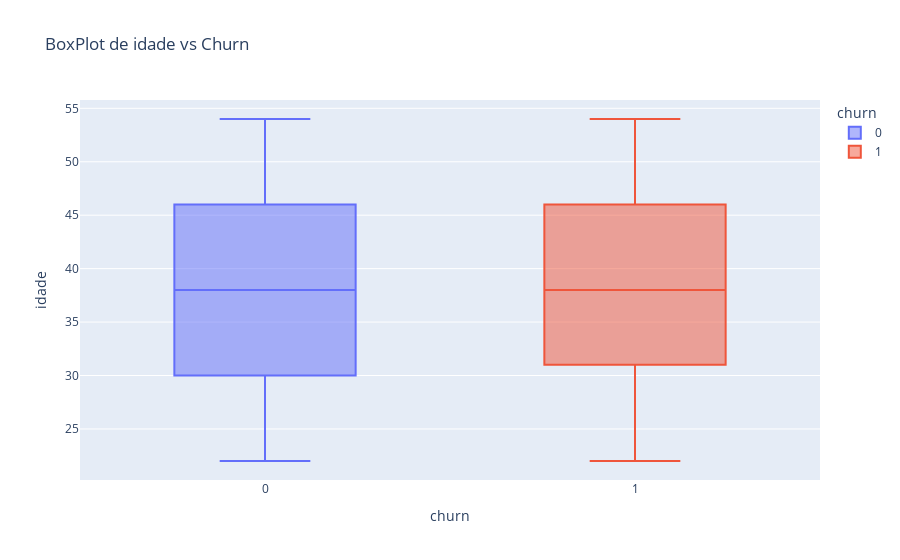
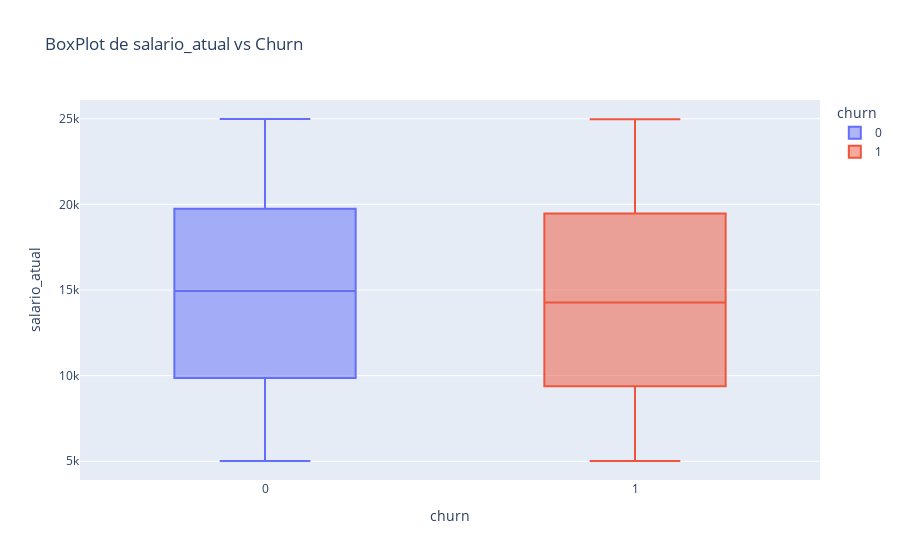
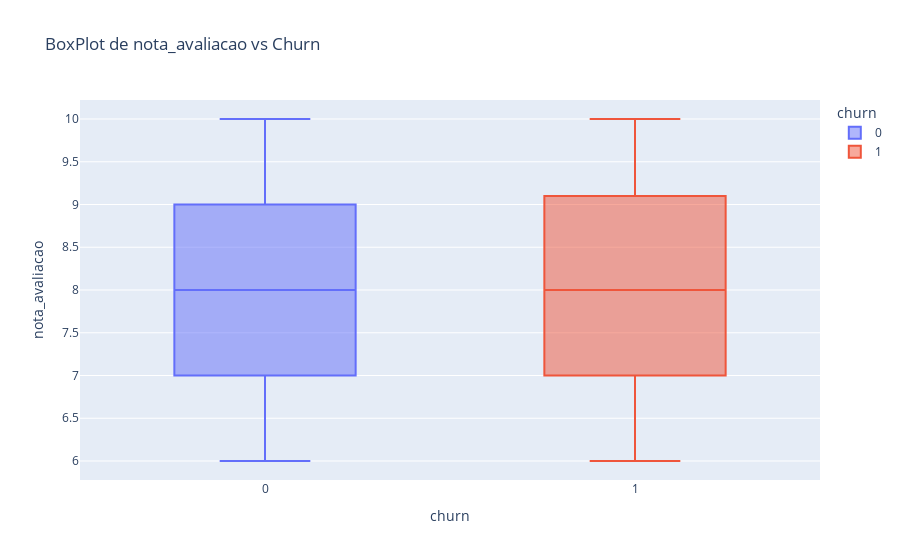
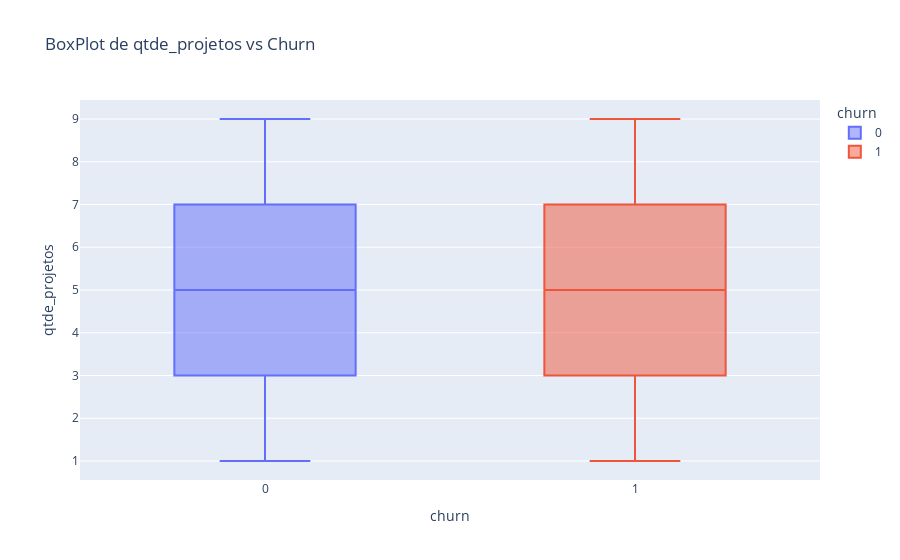

Here is the notebook cell these charts were saved with, in order:
### Code cell
# BoxPlots paraa variáveis numéricas com Churn
for col in df_employees.select_dtypes(include=['int64', 'float64']).columns:
    if col != 'churn':
        fig = px.box(df_employees, x='churn', y=col, title=f'BoxPlot de {col} vs Churn', color='churn')
        fig.show()

### Figure 1 — Plotly figure (JSON) as saved in the notebook; plotly's stock layout.template omitted (floating-point values rounded to 4 significant figures; data arrays with more than 128 entries replaced by an {"elided": "..."} marker saying what was removed)
{"data": [{"alignmentgroup": "True", "hovertemplate": "churn=%{x}<br>idade=%{y}<extra></extra>", "legendgroup": "0", "marker": {"color": "#636efa"}, "name": "0", "notched": false, "offsetgroup": "0", "orientation": "v", "showlegend": true, "type": "box", "x": {"elided": "1714 int values"}, "x0": " ", "xaxis": "x", "y": {"elided": "1714 int values"}, "y0": " ", "yaxis": "y"}, {"alignmentgroup": "True", "hovertemplate": "churn=%{x}<br>idade=%{y}<extra></extra>", "legendgroup": "1", "marker": {"color": "#EF553B"}, "name": "1", "notched": false, "offsetgroup": "1", "orientation": "v", "showlegend": true, "type": "box", "x": {"elided": "286 int values"}, "x0": " ", "xaxis": "x", "y": {"elided": "286 int values"}, "y0": " ", "yaxis": "y"}], "layout": {"boxmode": "overlay", "legend": {"title": {"text": "churn"}, "tracegroupgap": 0}, "title": {"text": "BoxPlot de idade vs Churn"}, "xaxis": {"anchor": "y", "categoryarray": [0, 1], "categoryorder": "array", "domain": [0, 1], "title": {"text": "churn"}}, "yaxis": {"anchor": "x", "domain": [0, 1], "title": {"text": "idade"}}}}

### Figure 2 — Plotly figure (JSON) as saved in the notebook; plotly's stock layout.template omitted (floating-point values rounded to 4 significant figures; data arrays with more than 128 entries replaced by an {"elided": "..."} marker saying what was removed)
{"data": [{"alignmentgroup": "True", "hovertemplate": "churn=%{x}<br>salario_atual=%{y}<extra></extra>", "legendgroup": "0", "marker": {"color": "#636efa"}, "name": "0", "notched": false, "offsetgroup": "0", "orientation": "v", "showlegend": true, "type": "box", "x": {"elided": "1714 int values"}, "x0": " ", "xaxis": "x", "y": {"elided": "1714 int values"}, "y0": " ", "yaxis": "y"}, {"alignmentgroup": "True", "hovertemplate": "churn=%{x}<br>salario_atual=%{y}<extra></extra>", "legendgroup": "1", "marker": {"color": "#EF553B"}, "name": "1", "notched": false, "offsetgroup": "1", "orientation": "v", "showlegend": true, "type": "box", "x": {"elided": "286 int values"}, "x0": " ", "xaxis": "x", "y": {"elided": "286 int values"}, "y0": " ", "yaxis": "y"}], "layout": {"boxmode": "overlay", "legend": {"title": {"text": "churn"}, "tracegroupgap": 0}, "title": {"text": "BoxPlot de salario_atual vs Churn"}, "xaxis": {"anchor": "y", "categoryarray": [0, 1], "categoryorder": "array", "domain": [0, 1], "title": {"text": "churn"}}, "yaxis": {"anchor": "x", "domain": [0, 1], "title": {"text": "salario_atual"}}}}

### Figure 3 — Plotly figure (JSON) as saved in the notebook; plotly's stock layout.template omitted (floating-point values rounded to 4 significant figures; data arrays with more than 128 entries replaced by an {"elided": "..."} marker saying what was removed)
{"data": [{"alignmentgroup": "True", "hovertemplate": "churn=%{x}<br>nota_avaliacao=%{y}<extra></extra>", "legendgroup": "0", "marker": {"color": "#636efa"}, "name": "0", "notched": false, "offsetgroup": "0", "orientation": "v", "showlegend": true, "type": "box", "x": {"elided": "1714 int values"}, "x0": " ", "xaxis": "x", "y": {"elided": "1714 float values"}, "y0": " ", "yaxis": "y"}, {"alignmentgroup": "True", "hovertemplate": "churn=%{x}<br>nota_avaliacao=%{y}<extra></extra>", "legendgroup": "1", "marker": {"color": "#EF553B"}, "name": "1", "notched": false, "offsetgroup": "1", "orientation": "v", "showlegend": true, "type": "box", "x": {"elided": "286 int values"}, "x0": " ", "xaxis": "x", "y": {"elided": "286 float values"}, "y0": " ", "yaxis": "y"}], "layout": {"boxmode": "overlay", "legend": {"title": {"text": "churn"}, "tracegroupgap": 0}, "title": {"text": "BoxPlot de nota_avaliacao vs Churn"}, "xaxis": {"anchor": "y", "categoryarray": [0, 1], "categoryorder": "array", "domain": [0, 1], "title": {"text": "churn"}}, "yaxis": {"anchor": "x", "domain": [0, 1], "title": {"text": "nota_avaliacao"}}}}

### Figure 4 — Plotly figure (JSON) as saved in the notebook; plotly's stock layout.template omitted (floating-point values rounded to 4 significant figures; data arrays with more than 128 entries replaced by an {"elided": "..."} marker saying what was removed)
{"data": [{"alignmentgroup": "True", "hovertemplate": "churn=%{x}<br>qtde_projetos=%{y}<extra></extra>", "legendgroup": "0", "marker": {"color": "#636efa"}, "name": "0", "notched": false, "offsetgroup": "0", "orientation": "v", "showlegend": true, "type": "box", "x": {"elided": "1714 int values"}, "x0": " ", "xaxis": "x", "y": {"elided": "1714 int values"}, "y0": " ", "yaxis": "y"}, {"alignmentgroup": "True", "hovertemplate": "churn=%{x}<br>qtde_projetos=%{y}<extra></extra>", "legendgroup": "1", "marker": {"color": "#EF553B"}, "name": "1", "notched": false, "offsetgroup": "1", "orientation": "v", "showlegend": true, "type": "box", "x": {"elided": "286 int values"}, "x0": " ", "xaxis": "x", "y": {"elided": "286 int values"}, "y0": " ", "yaxis": "y"}], "layout": {"boxmode": "overlay", "legend": {"title": {"text": "churn"}, "tracegroupgap": 0}, "title": {"text": "BoxPlot de qtde_projetos vs Churn"}, "xaxis": {"anchor": "y", "categoryarray": [0, 1], "categoryorder": "array", "domain": [0, 1], "title": {"text": "churn"}}, "yaxis": {"anchor": "x", "domain": [0, 1], "title": {"text": "qtde_projetos"}}}}
